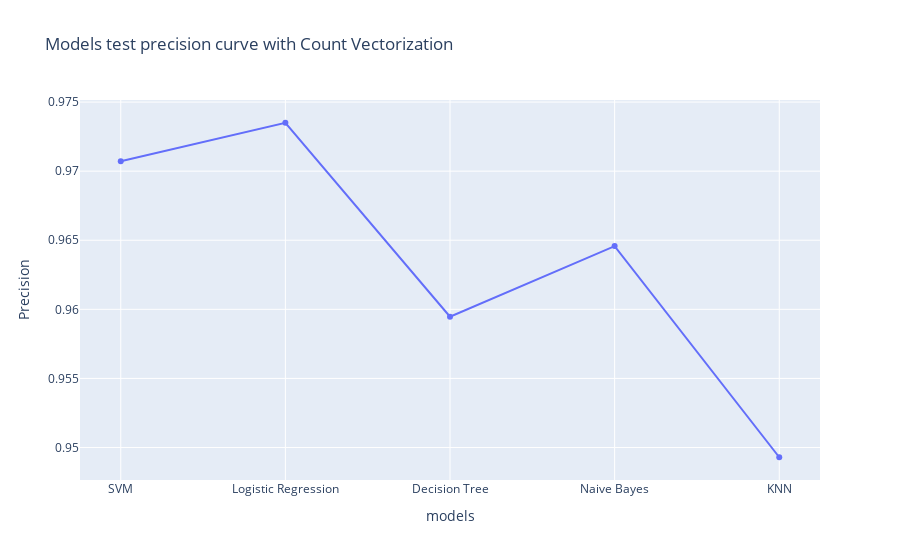

Here is the notebook cell this chart was saved with:
### Code cell
x_data_precision = [svc_precision,lr_precision,dt_precision,nb_precision,knn_precision]
px.line(x=y_data,y=x_data_precision,title="Models test precision curve with Count Vectorization",labels={'x':'models','y':'Precision'},markers='o')

### Figure 1 — Plotly figure (JSON) as saved in the notebook; plotly's stock layout.template omitted (floating-point values rounded to 4 significant figures)
{"data": [{"hovertemplate": "models=%{x}<br>Precision=%{y}<extra></extra>", "legendgroup": "", "line": {"color": "#636efa", "dash": "solid"}, "marker": {"symbol": "circle"}, "mode": "lines+markers", "name": "", "orientation": "v", "showlegend": false, "type": "scatter", "x": ["SVM", "Logistic Regression", "Decision Tree", "Naive Bayes", "KNN"], "xaxis": "x", "y": [0.9707, 0.9735, 0.9595, 0.9646, 0.9493], "yaxis": "y"}], "layout": {"legend": {"tracegroupgap": 0}, "title": {"text": "Models test precision curve with Count Vectorization"}, "xaxis": {"anchor": "y", "domain": [0, 1], "title": {"text": "models"}}, "yaxis": {"anchor": "x", "domain": [0, 1], "title": {"text": "Precision"}}}}
